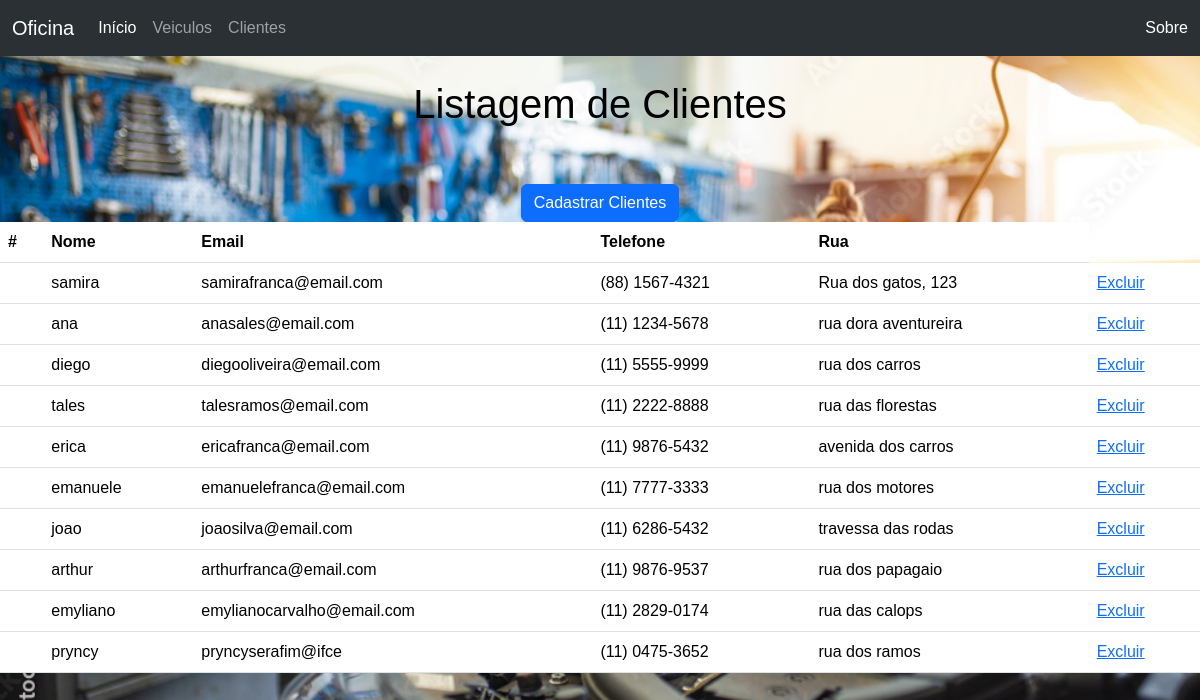
The page /clientes.php on the database its author committed.
### tables this page shows
CREATE TABLE `clientes` (
  `id_cliente` int(11) NOT NULL,
  `nome` varchar(100) DEFAULT NULL,
  `email` varchar(100) DEFAULT NULL,
  `telefone` varchar(15) DEFAULT NULL,
  `rua` varchar(100) DEFAULT NULL
);

### clientes.php (the view, shortened to what this page needs)
<!DOCTYPE html>
<html lang="en">
<head>
    <link href="https://cdn.jsdelivr.net/npm/bootstrap@5.3.2/dist/css/bootstrap.min.css" rel="stylesheet">
    <link rel="stylesheet" href="css/styles.css">
</head>
<body>
    <nav class="navbar navbar-expand-lg bg-body-tertiary" data-bs-theme="dark">
        <div class="container-fluid">
            <a class="navbar-brand" href="#">Oficina</a>
            <div class="collapse navbar-collapse" id="navbarText">
            <ul class="navbar-nav me-auto mb-2 mb-lg-0">
                <li class="nav-item">
                    <a class="nav-link active" aria-current="page" href="index.php">Início</a>
                </li>
                <li class="nav-item">
                    <a class="nav-link" href="veiculos.php">Veiculos</a>
                </li>
                <li class="nav-item">
                    <a class="nav-link" href="clientes.php">Clientes</a>
                </li>
            </ul>
            <span class="navbar-text">
                <a class="nav-link" href="sobre.php">Sobre</a>
            </span>
            </div>
        </div>
    </nav>
    <center>
        <br>
        <h1>Listagem de Clientes</h1>
        <br>
        <br>
        <a href="clientes_formulario.php" class="btn btn-primary" role="button">Cadastrar Clientes</a>
    </center>
    <?php
    $servidor = "localhost";
    $usuario = "root";
    $senha = "";
    $banco = "oficina";
    $conn = new mysqli($servidor, $usuario, $senha, $banco);
    $consulta = "SELECT * FROM `clientes`";
    $result = $conn->query($consulta);
    if ($result->num_rows > 0) {
?>
    <table class="table">
        <thead>
            <tr>
                <th scope="col">#</th>
                <th scope="col">Nome</th>
                <th scope="col">Email</th>
                <th scope="col">Telefone</th>
                <th scope="col">Rua</th>
            </tr>
        </thead>
        <tbody>
<?php
        while($row = $result->fetch_assoc()) {
            echo "<tr>";
            echo "<th scope=\"row\">". $row["id"] ."</th>";
            echo "<td>". $row["nome"] ."</td>";
            echo "<td>". $row["email"] ."</td>";
            echo "<td>". $row["telefone"] ."</td>";
            echo "<td>". $row["rua"] ."</td>";
            echo "<td><a href=\"clientes_exclui.php?id=". $row["id_cliente"] ."\">Excluir</a></td>";
            echo "</tr>";
        }
?>
        </tbody>
    </table>
<?php
    } else {
        echo "0 itens";
    }
    ?>
</body>
</html>

### styles.css (style rules this page uses)
body { margin: 0; padding: 0; font-family: Arial, sans-serif; background-color: #ffffff; color: #000000; background-image: url(/img/fundo2.jpg); background-size: cover; }

### rows shown on the page
clientes: nome "samira", email "samirafranca@email.com", telefone "(88) 1567-4321", rua "Rua dos gatos, 123"
clientes: nome "ana", email "anasales@email.com", telefone "(11) 1234-5678", rua "rua dora aventureira"
clientes: nome "diego", email "diegooliveira@email.com", telefone "(11) 5555-9999", rua "rua dos carros"
clientes: nome "tales", email "talesramos@email.com", telefone "(11) 2222-8888", rua "rua das florestas"
clientes: nome "erica", email "ericafranca@email.com", telefone "(11) 9876-5432", rua "avenida dos carros"
clientes: nome "emanuele", email "emanuelefranca@email.com", telefone "(11) 7777-3333", rua "rua dos motores"
clientes: nome "joao", email "joaosilva@email.com", telefone "(11) 6286-5432", rua "travessa das rodas"
clientes: nome "arthur", email "arthurfranca@email.com", telefone "(11) 9876-9537", rua "rua dos papagaio"
clientes: nome "emyliano", email "emylianocarvalho@email.com", telefone "(11) 2829-0174", rua "rua das calops"
clientes: nome "pryncy", email "pryncyserafim@ifce", telefone "(11) 0475-3652", rua "rua dos ramos"
